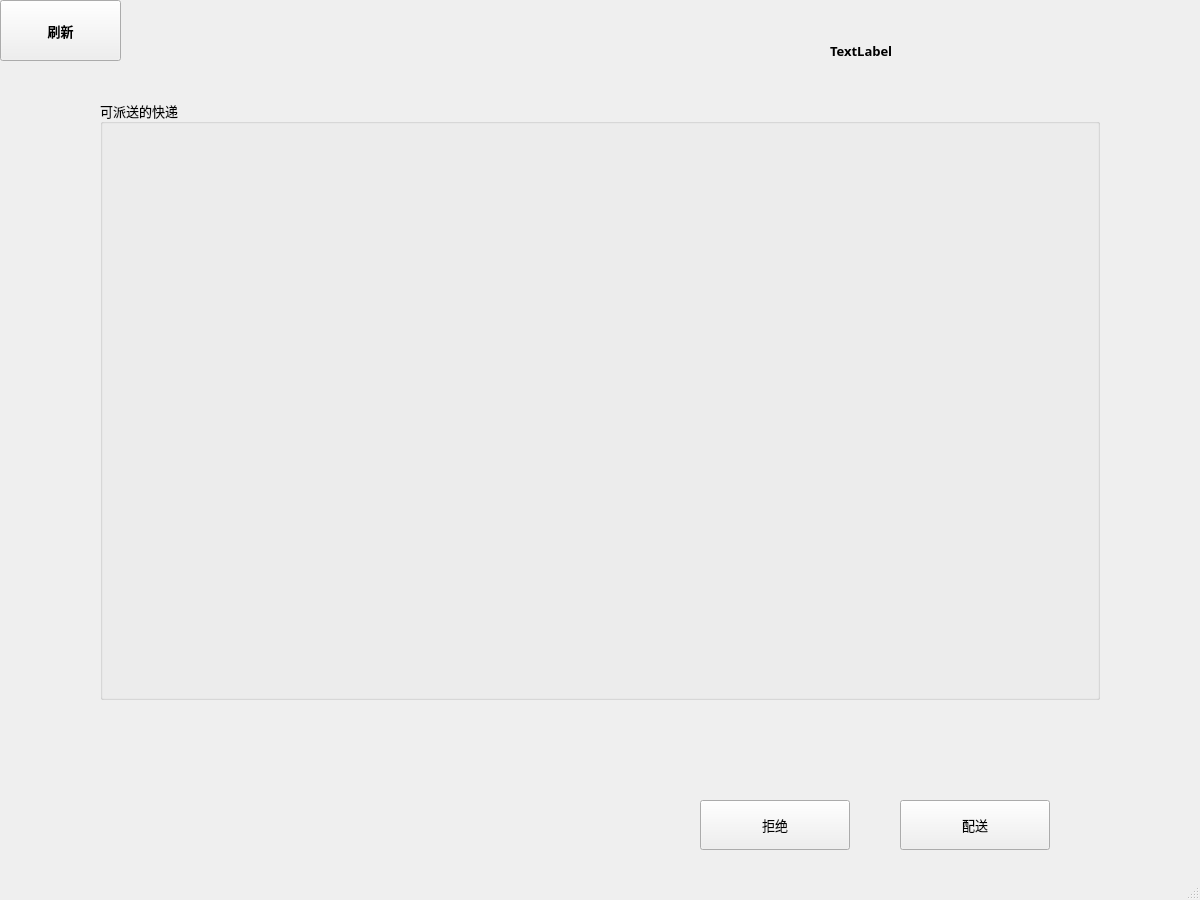
<?xml version="1.0" encoding="UTF-8"?>
<ui version="4.0">
 <class>MainWindow_Courier</class>
 <widget class="QMainWindow" name="MainWindow_Courier">
  <property name="geometry">
   <rect>
    <x>0</x>
    <y>0</y>
    <width>1200</width>
    <height>900</height>
   </rect>
  </property>
  <property name="font">
   <font>
    <family>Microsoft YaHei</family>
    <pointsize>10</pointsize>
    <bold>false</bold>
   </font>
  </property>
  <property name="windowTitle">
   <string>MainWindow</string>
  </property>
  <widget class="QWidget" name="centralwidget">
   <widget class="QGroupBox" name="groupBox">
    <property name="geometry">
     <rect>
      <x>100</x>
      <y>100</y>
      <width>1000</width>
      <height>600</height>
     </rect>
    </property>
    <property name="title">
     <string>可派送的快递</string>
    </property>
   </widget>
   <widget class="QPushButton" name="pushButton_delivery">
    <property name="geometry">
     <rect>
      <x>900</x>
      <y>800</y>
      <width>150</width>
      <height>50</height>
     </rect>
    </property>
    <property name="text">
     <string>配送</string>
    </property>
   </widget>
   <widget class="QPushButton" name="pushButton_reject">
    <property name="geometry">
     <rect>
      <x>700</x>
      <y>800</y>
      <width>150</width>
      <height>50</height>
     </rect>
    </property>
    <property name="text">
     <string>拒绝</string>
    </property>
   </widget>
   <widget class="QPushButton" name="pushButton_refresh">
    <property name="geometry">
     <rect>
      <x>0</x>
      <y>0</y>
      <width>121</width>
      <height>61</height>
     </rect>
    </property>
    <property name="font">
     <font>
      <family>Microsoft YaHei</family>
      <pointsize>10</pointsize>
      <bold>true</bold>
     </font>
    </property>
    <property name="text">
     <string>刷新</string>
    </property>
   </widget>
   <widget class="QLabel" name="label">
    <property name="geometry">
     <rect>
      <x>830</x>
      <y>30</y>
      <width>261</width>
      <height>41</height>
     </rect>
    </property>
    <property name="font">
     <font>
      <family>Microsoft YaHei</family>
      <pointsize>10</pointsize>
      <bold>true</bold>
     </font>
    </property>
    <property name="text">
     <string>TextLabel</string>
    </property>
   </widget>
  </widget>
  <widget class="QStatusBar" name="statusbar"/>
 </widget>
 <resources/>
 <connections/>
</ui>
